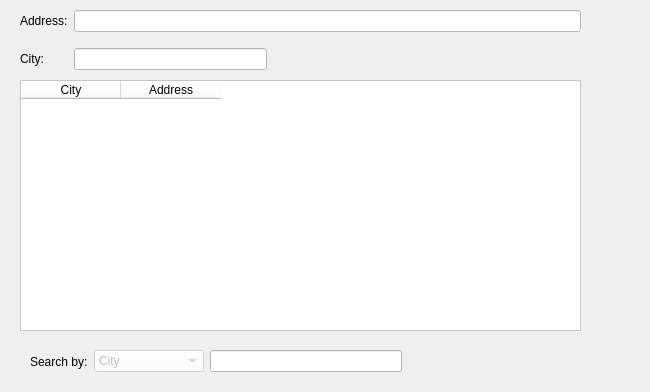
    <widget class="QWidget" name="tab_agency">
     <attribute name="icon">
      <iconset>
       <normaloff>view/img/normal/Department.png</normaloff>view/img/normal/Department.png</iconset>
     </attribute>
     <attribute name="title">
      <string/>
     </attribute>
     <attribute name="toolTip">
      <string>Agency</string>
     </attribute>
     <widget class="QWidget" name="horizontalLayoutWidget_6">
      <property name="geometry">
       <rect>
        <x>30</x>
        <y>340</y>
        <width>601</width>
        <height>43</height>
       </rect>
      </property>
      <layout class="QHBoxLayout" name="horizontalLayout_6">
       <item>
        <widget class="QLabel" name="agency_lbl_search">
         <property name="text">
          <string>Search by:</string>
         </property>
        </widget>
       </item>
       <item>
        <widget class="QComboBox" name="agency_cb_search">
         <property name="enabled">
          <bool>false</bool>
         </property>
         <property name="minimumSize">
          <size>
           <width>110</width>
           <height>0</height>
          </size>
         </property>
         <property name="palette">
          <palette>
           <active>
            <colorrole role="Button">
             <brush brushstyle="SolidPattern">
              <color alpha="255">
               <red>255</red>
               <green>255</green>
               <blue>255</blue>
              </color>
             </brush>
            </colorrole>
            <colorrole role="Base">
             <brush brushstyle="SolidPattern">
              <color alpha="255">
               <red>255</red>
               <green>255</green>
               <blue>255</blue>
              </color>
             </brush>
            </colorrole>
            <colorrole role="Window">
             <brush brushstyle="SolidPattern">
              <color alpha="255">
               <red>255</red>
               <green>255</green>
               <blue>255</blue>
              </color>
             </brush>
            </colorrole>
            <colorrole role="Highlight">
             <brush brushstyle="SolidPattern">
              <color alpha="255">
               <red>254</red>
               <green>144</green>
               <blue>7</blue>
              </color>
             </brush>
            </colorrole>
            <colorrole role="AlternateBase">
             <brush brushstyle="SolidPattern">
              <color alpha="255">
               <red>111</red>
               <green>161</green>
               <blue>143</blue>
              </color>
             </brush>
            </colorrole>
           </active>
           <inactive>
            <colorrole role="Button">
             <brush brushstyle="SolidPattern">
              <color alpha="255">
               <red>255</red>
               <green>255</green>
               <blue>255</blue>
              </color>
             </brush>
            </colorrole>
            <colorrole role="Base">
             <brush brushstyle="SolidPattern">
              <color alpha="255">
               <red>255</red>
               <green>255</green>
               <blue>255</blue>
              </color>
             </brush>
            </colorrole>
            <colorrole role="Window">
             <brush brushstyle="SolidPattern">
              <color alpha="255">
               <red>255</red>
               <green>255</green>
               <blue>255</blue>
              </color>
             </brush>
            </colorrole>
            <colorrole role="Highlight">
             <brush brushstyle="SolidPattern">
              <color alpha="255">
               <red>254</red>
               <green>144</green>
               <blue>7</blue>
              </color>
             </brush>
            </colorrole>
            <colorrole role="AlternateBase">
             <brush brushstyle="SolidPattern">
              <color alpha="255">
               <red>111</red>
               <green>161</green>
               <blue>143</blue>
              </color>
             </brush>
            </colorrole>
           </inactive>
           <disabled>
            <colorrole role="Button">
             <brush brushstyle="SolidPattern">
              <color alpha="255">
               <red>255</red>
               <green>255</green>
               <blue>255</blue>
              </color>
             </brush>
            </colorrole>
            <colorrole role="Base">
             <brush brushstyle="SolidPattern">
              <color alpha="255">
               <red>255</red>
               <green>255</green>
               <blue>255</blue>
              </color>
             </brush>
            </colorrole>
            <colorrole role="Window">
             <brush brushstyle="SolidPattern">
              <color alpha="255">
               <red>255</red>
               <green>255</green>
               <blue>255</blue>
              </color>
             </brush>
            </colorrole>
            <colorrole role="Highlight">
             <brush brushstyle="SolidPattern">
              <color alpha="255">
               <red>254</red>
               <green>144</green>
               <blue>7</blue>
              </color>
             </brush>
            </colorrole>
            <colorrole role="AlternateBase">
             <brush brushstyle="SolidPattern">
              <color alpha="255">
               <red>111</red>
               <green>161</green>
               <blue>143</blue>
              </color>
             </brush>
            </colorrole>
           </disabled>
          </palette>
         </property>
         <property name="focusPolicy">
          <enum>Qt::NoFocus</enum>
         </property>
         <property name="styleSheet">
          <string notr="true">background-color: rgb(255, 255, 255);
border-color: rgb(255, 255, 255);</string>
         </property>
         <item>
          <property name="text">
           <string>City</string>
          </property>
         </item>
         <item>
          <property name="text">
           <string>Manager</string>
          </property>
         </item>
        </widget>
       </item>
       <item>
        <widget class="QLineEdit" name="agency_input_search">
         <property name="enabled">
          <bool>false</bool>
         </property>
         <property name="palette">
          <palette>
           <active>
            <colorrole role="Button">
             <brush brushstyle="SolidPattern">
              <color alpha="255">
               <red>255</red>
               <green>255</green>
               <blue>255</blue>
              </color>
             </brush>
            </colorrole>
            <colorrole role="Base">
             <brush brushstyle="SolidPattern">
              <color alpha="255">
               <red>255</red>
               <green>255</green>
               <blue>255</blue>
              </color>
             </brush>
            </colorrole>
            <colorrole role="Window">
             <brush brushstyle="SolidPattern">
              <color alpha="255">
               <red>255</red>
               <green>255</green>
               <blue>255</blue>
              </color>
             </brush>
            </colorrole>
            <colorrole role="Highlight">
             <brush brushstyle="SolidPattern">
              <color alpha="255">
               <red>254</red>
               <green>144</green>
               <blue>7</blue>
              </color>
             </brush>
            </colorrole>
            <colorrole role="AlternateBase">
             <brush brushstyle="SolidPattern">
              <color alpha="255">
               <red>111</red>
               <green>161</green>
               <blue>143</blue>
              </color>
             </brush>
            </colorrole>
           </active>
           <inactive>
            <colorrole role="Button">
             <brush brushstyle="SolidPattern">
              <color alpha="255">
               <red>255</red>
               <green>255</green>
               <blue>255</blue>
              </color>
             </brush>
            </colorrole>
            <colorrole role="Base">
             <brush brushstyle="SolidPattern">
              <color alpha="255">
               <red>255</red>
               <green>255</green>
               <blue>255</blue>
              </color>
             </brush>
            </colorrole>
            <colorrole role="Window">
             <brush brushstyle="SolidPattern">
              <color alpha="255">
               <red>255</red>
               <green>255</green>
               <blue>255</blue>
              </color>
             </brush>
            </colorrole>
            <colorrole role="Highlight">
             <brush brushstyle="SolidPattern">
              <color alpha="255">
               <red>254</red>
               <green>144</green>
               <blue>7</blue>
              </color>
             </brush>
            </colorrole>
            <colorrole role="AlternateBase">
             <brush brushstyle="SolidPattern">
              <color alpha="255">
               <red>111</red>
               <green>161</green>
               <blue>143</blue>
              </color>
             </brush>
            </colorrole>
           </inactive>
           <disabled>
            <colorrole role="Button">
             <brush brushstyle="SolidPattern">
              <color alpha="255">
               <red>255</red>
               <green>255</green>
               <blue>255</blue>
              </color>
             </brush>
            </colorrole>
            <colorrole role="Base">
             <brush brushstyle="SolidPattern">
              <color alpha="255">
               <red>255</red>
               <green>255</green>
               <blue>255</blue>
              </color>
             </brush>
            </colorrole>
            <colorrole role="Window">
             <brush brushstyle="SolidPattern">
              <color alpha="255">
               <red>255</red>
               <green>255</green>
               <blue>255</blue>
              </color>
             </brush>
            </colorrole>
            <colorrole role="Highlight">
             <brush brushstyle="SolidPattern">
              <color alpha="255">
               <red>254</red>
               <green>144</green>
               <blue>7</blue>
              </color>
             </brush>
            </colorrole>
            <colorrole role="AlternateBase">
             <brush brushstyle="SolidPattern">
              <color alpha="255">
               <red>111</red>
               <green>161</green>
               <blue>143</blue>
              </color>
             </brush>
            </colorrole>
           </disabled>
          </palette>
         </property>
         <property name="focusPolicy">
          <enum>Qt::NoFocus</enum>
         </property>
         <property name="styleSheet">
          <string notr="true">background-color: rgb(255, 255, 255);
border-color: rgb(255, 255, 255);</string>
         </property>
        </widget>
       </item>
       <item>
        <spacer name="horizontalSpacer_19">
         <property name="orientation">
          <enum>Qt::Horizontal</enum>
         </property>
         <property name="sizeType">
          <enum>QSizePolicy::Fixed</enum>
         </property>
         <property name="sizeHint" stdset="0">
          <size>
           <width>5</width>
           <height>20</height>
          </size>
         </property>
        </spacer>
       </item>
       <item>
        <widget class="QPushButton" name="agency_btn_search">
         <property name="enabled">
          <bool>false</bool>
         </property>
         <property name="minimumSize">
          <size>
           <width>26</width>
           <height>26</height>
          </size>
         </property>
         <property name="maximumSize">
          <size>
           <width>26</width>
           <height>26</height>
          </size>
         </property>
         <property name="focusPolicy">
          <enum>Qt::NoFocus</enum>
         </property>
         <property name="text">
          <string/>
         </property>
         <property name="icon">
          <iconset>
           <normaloff>view/img/search_ios10.png</normaloff>view/img/search_ios10.png</iconset>
         </property>
         <property name="iconSize">
          <size>
           <width>20</width>
           <height>20</height>
          </size>
         </property>
         <property name="shortcut">
          <string>Enter</string>
         </property>
         <property name="flat">
          <bool>true</bool>
         </property>
        </widget>
       </item>
       <item>
        <spacer name="horizontalSpacer_20">
         <property name="orientation">
          <enum>Qt::Horizontal</enum>
         </property>
         <property name="sizeType">
          <enum>QSizePolicy::Expanding</enum>
         </property>
         <property name="sizeHint" stdset="0">
          <size>
           <width>40</width>
           <height>20</height>
          </size>
         </property>
        </spacer>
       </item>
      </layout>
     </widget>
     <widget class="QWidget" name="verticalLayoutWidget_5">
      <property name="geometry">
       <rect>
        <x>590</x>
        <y>20</y>
        <width>51</width>
        <height>301</height>
       </rect>
      </property>
      <layout class="QVBoxLayout" name="verticalLayout_5">
       <item>
        <widget class="QPushButton" name="agency_btn_create">
         <property name="minimumSize">
          <size>
           <width>32</width>
           <height>32</height>
          </size>
         </property>
         <property name="maximumSize">
          <size>
           <width>32</width>
           <height>32</height>
          </size>
         </property>
         <property name="focusPolicy">
          <enum>Qt::NoFocus</enum>
         </property>
         <property name="toolTip">
          <string>Submit </string>
         </property>
         <property name="styleSheet">
          <string notr="true">QPushButton {
	border: solid transparent 1px;
	border-image: url(view/img/normal/Checkmark.png);
}
QPushButton:hover {
	border-image: url(view/img/hover/Checkmark.png);
}
QPushButton:pressed {
	border-image: url(view/img/normal/Checkmark.png);
}</string>
         </property>
         <property name="text">
          <string/>
         </property>
         <property name="iconSize">
          <size>
           <width>32</width>
           <height>32</height>
          </size>
         </property>
         <property name="shortcut">
          <string>Return</string>
         </property>
         <property name="flat">
          <bool>true</bool>
         </property>
        </widget>
       </item>
       <item>
        <spacer name="verticalSpacer_16">
         <property name="orientation">
          <enum>Qt::Vertical</enum>
         </property>
         <property name="sizeHint" stdset="0">
          <size>
           <width>20</width>
           <height>40</height>
          </size>
         </property>
        </spacer>
       </item>
       <item>
        <widget class="QPushButton" name="agency_btn_edit">
         <property name="minimumSize">
          <size>
           <width>30</width>
           <height>30</height>
          </size>
         </property>
         <property name="maximumSize">
          <size>
           <width>30</width>
           <height>30</height>
          </size>
         </property>
         <property name="focusPolicy">
          <enum>Qt::NoFocus</enum>
         </property>
         <property name="toolTip">
          <string>Edit selected  </string>
         </property>
         <property name="styleSheet">
          <string notr="true">QPushButton {
	border: solid transparent 1px;
	border-image: url(view/img/normal/Edit.png);
}
QPushButton:hover {
	border-image: url(view/img/hover/Edit.png);
}
QPushButton:pressed {
	border-image: url(view/img/normal/Edit.png);
}</string>
         </property>
         <property name="text">
          <string/>
         </property>
         <property name="iconSize">
          <size>
           <width>30</width>
           <height>30</height>
          </size>
         </property>
         <property name="flat">
          <bool>true</bool>
         </property>
        </widget>
       </item>
       <item>
        <spacer name="verticalSpacer_17">
         <property name="orientation">
          <enum>Qt::Vertical</enum>
         </property>
         <property name="sizeHint" stdset="0">
          <size>
           <width>20</width>
           <height>40</height>
          </size>
         </property>
        </spacer>
       </item>
       <item>
        <widget class="QPushButton" name="agency_btn_save">
         <property name="sizePolicy">
          <sizepolicy hsizetype="Minimum" vsizetype="Fixed">
           <horstretch>0</horstretch>
           <verstretch>0</verstretch>
          </sizepolicy>
         </property>
         <property name="minimumSize">
          <size>
           <width>30</width>
           <height>30</height>
          </size>
         </property>
         <property name="maximumSize">
          <size>
           <width>30</width>
           <height>30</height>
          </size>
         </property>
         <property name="focusPolicy">
          <enum>Qt::NoFocus</enum>
         </property>
         <property name="toolTip">
          <string>Save changes</string>
         </property>
         <property name="styleSheet">
          <string notr="true">QPushButton {
	border: solid transparent 1px;
	border-image: url(view/img/normal/Save.png);
}
QPushButton:hover {
	border-image: url(view/img/hover/Save.png);
}
QPushButton:pressed {
	border-image: url(view/img/normal/Save.png);
}</string>
         </property>
         <property name="text">
          <string/>
         </property>
         <property name="iconSize">
          <size>
           <width>30</width>
           <height>30</height>
          </size>
         </property>
         <property name="shortcut">
          <string>Ctrl+S</string>
         </property>
         <property name="flat">
          <bool>true</bool>
         </property>
        </widget>
       </item>
       <item>
        <spacer name="verticalSpacer_18">
         <property name="orientation">
          <enum>Qt::Vertical</enum>
         </property>
         <property name="sizeHint" stdset="0">
          <size>
           <width>20</width>
           <height>40</height>
          </size>
         </property>
        </spacer>
       </item>
       <item>
        <widget class="QPushButton" name="agency_btn_delete">
         <property name="minimumSize">
          <size>
           <width>32</width>
           <height>32</height>
          </size>
         </property>
         <property name="maximumSize">
          <size>
           <width>32</width>
           <height>32</height>
          </size>
         </property>
         <property name="focusPolicy">
          <enum>Qt::NoFocus</enum>
         </property>
         <property name="toolTip">
          <string>Delete selected   </string>
         </property>
         <property name="styleSheet">
          <string notr="true">QPushButton {
	border: solid transparent 1px;
	border-image: url(view/img/normal/Delete.png);
}
QPushButton:hover {
	border-image: url(view/img/hover/Delete.png);
}
QPushButton:pressed {
	border-image: url(view/img/normal/Delete.png);
}</string>
         </property>
         <property name="text">
          <string/>
         </property>
         <property name="iconSize">
          <size>
           <width>32</width>
           <height>32</height>
          </size>
         </property>
         <property name="shortcut">
          <string>Del</string>
         </property>
         <property name="flat">
          <bool>true</bool>
         </property>
        </widget>
       </item>
      </layout>
     </widget>
     <widget class="QWidget" name="gridLayoutWidget_5">
      <property name="geometry">
       <rect>
        <x>20</x>
        <y>0</y>
        <width>561</width>
        <height>81</height>
       </rect>
      </property>
      <layout class="QGridLayout" name="gridLayout_7">
       <item row="0" column="0">
        <widget class="QLabel" name="agency_lbl_address">
         <property name="text">
          <string>Address:</string>
         </property>
        </widget>
       </item>
       <item row="1" column="0">
        <widget class="QLabel" name="agency_lbl_city">
         <property name="text">
          <string>City:</string>
         </property>
        </widget>
       </item>
       <item row="1" column="1">
        <widget class="QLineEdit" name="agency_input_city">
         <property name="minimumSize">
          <size>
           <width>193</width>
           <height>22</height>
          </size>
         </property>
         <property name="maximumSize">
          <size>
           <width>193</width>
           <height>22</height>
          </size>
         </property>
         <property name="styleSheet">
          <string notr="true">background-color: rgb(255, 255, 255);
border-color: rgb(255, 255, 255);</string>
         </property>
        </widget>
       </item>
       <item row="0" column="1" colspan="3">
        <widget class="QLineEdit" name="agency_input_address">
         <property name="palette">
          <palette>
           <active>
            <colorrole role="Button">
             <brush brushstyle="SolidPattern">
              <color alpha="255">
               <red>255</red>
               <green>255</green>
               <blue>255</blue>
              </color>
             </brush>
            </colorrole>
            <colorrole role="Base">
             <brush brushstyle="SolidPattern">
              <color alpha="255">
               <red>255</red>
               <green>255</green>
               <blue>255</blue>
              </color>
             </brush>
            </colorrole>
            <colorrole role="Window">
             <brush brushstyle="SolidPattern">
              <color alpha="255">
               <red>255</red>
               <green>255</green>
               <blue>255</blue>
              </color>
             </brush>
            </colorrole>
            <colorrole role="Highlight">
             <brush brushstyle="SolidPattern">
              <color alpha="255">
               <red>254</red>
               <green>144</green>
               <blue>7</blue>
              </color>
             </brush>
            </colorrole>
            <colorrole role="AlternateBase">
             <brush brushstyle="SolidPattern">
              <color alpha="255">
               <red>111</red>
               <green>161</green>
               <blue>143</blue>
              </color>
             </brush>
            </colorrole>
           </active>
           <inactive>
            <colorrole role="Button">
             <brush brushstyle="SolidPattern">
              <color alpha="255">
               <red>255</red>
               <green>255</green>
               <blue>255</blue>
              </color>
             </brush>
            </colorrole>
            <colorrole role="Base">
             <brush brushstyle="SolidPattern">
              <color alpha="255">
               <red>255</red>
               <green>255</green>
               <blue>255</blue>
              </color>
             </brush>
            </colorrole>
            <colorrole role="Window">
             <brush brushstyle="SolidPattern">
              <color alpha="255">
               <red>255</red>
               <green>255</green>
               <blue>255</blue>
              </color>
             </brush>
            </colorrole>
            <colorrole role="Highlight">
             <brush brushstyle="SolidPattern">
              <color alpha="255">
               <red>254</red>
               <green>144</green>
               <blue>7</blue>
              </color>
             </brush>
            </colorrole>
            <colorrole role="AlternateBase">
             <brush brushstyle="SolidPattern">
              <color alpha="255">
               <red>111</red>
               <green>161</green>
               <blue>143</blue>
              </color>
             </brush>
            </colorrole>
           </inactive>
           <disabled>
            <colorrole role="Button">
             <brush brushstyle="SolidPattern">
              <color alpha="255">
               <red>255</red>
               <green>255</green>
               <blue>255</blue>
              </color>
             </brush>
            </colorrole>
            <colorrole role="Base">
             <brush brushstyle="SolidPattern">
              <color alpha="255">
               <red>255</red>
               <green>255</green>
               <blue>255</blue>
              </color>
             </brush>
            </colorrole>
            <colorrole role="Window">
             <brush brushstyle="SolidPattern">
              <color alpha="255">
               <red>255</red>
               <green>255</green>
               <blue>255</blue>
              </color>
             </brush>
            </colorrole>
            <colorrole role="Highlight">
             <brush brushstyle="SolidPattern">
              <color alpha="255">
               <red>254</red>
               <green>144</green>
               <blue>7</blue>
              </color>
             </brush>
            </colorrole>
            <colorrole role="AlternateBase">
             <brush brushstyle="SolidPattern">
              <color alpha="255">
               <red>111</red>
               <green>161</green>
               <blue>143</blue>
              </color>
             </brush>
            </colorrole>
           </disabled>
          </palette>
         </property>
         <property name="styleSheet">
          <string notr="true">background-color: rgb(255, 255, 255);
border-color: rgb(255, 255, 255);</string>
         </property>
        </widget>
       </item>
       <item row="1" column="2">
        <spacer name="horizontalSpacer_21">
         <property name="orientation">
          <enum>Qt::Horizontal</enum>
         </property>
         <property name="sizeType">
          <enum>QSizePolicy::Expanding</enum>
         </property>
         <property name="sizeHint" stdset="0">
          <size>
           <width>60</width>
           <height>20</height>
          </size>
         </property>
        </spacer>
       </item>
      </layout>
     </widget>
     <widget class="QTableWidget" name="agency_table">
      <property name="geometry">
       <rect>
        <x>20</x>
        <y>80</y>
        <width>561</width>
        <height>251</height>
       </rect>
      </property>
      <property name="sizePolicy">
       <sizepolicy hsizetype="Preferred" vsizetype="Preferred">
        <horstretch>0</horstretch>
        <verstretch>0</verstretch>
       </sizepolicy>
      </property>
      <property name="palette">
       <palette>
        <active>
         <colorrole role="Button">
          <brush brushstyle="SolidPattern">
           <color alpha="255">
            <red>255</red>
            <green>255</green>
            <blue>255</blue>
           </color>
          </brush>
         </colorrole>
         <colorrole role="Base">
          <brush brushstyle="SolidPattern">
           <color alpha="255">
            <red>255</red>
            <green>255</green>
            <blue>255</blue>
           </color>
          </brush>
         </colorrole>
         <colorrole role="Window">
          <brush brushstyle="SolidPattern">
           <color alpha="255">
            <red>255</red>
            <green>255</green>
            <blue>255</blue>
           </color>
          </brush>
         </colorrole>
         <colorrole role="Highlight">
          <brush brushstyle="SolidPattern">
           <color alpha="255">
            <red>254</red>
            <green>144</green>
            <blue>7</blue>
           </color>
          </brush>
         </colorrole>
         <colorrole role="AlternateBase">
          <brush brushstyle="SolidPattern">
           <color alpha="255">
            <red>111</red>
            <green>161</green>
            <blue>143</blue>
           </color>
          </brush>
         </colorrole>
        </active>
        <inactive>
         <colorrole role="Button">
          <brush brushstyle="SolidPattern">
           <color alpha="255">
            <red>255</red>
            <green>255</green>
            <blue>255</blue>
           </color>
          </brush>
         </colorrole>
         <colorrole role="Base">
          <brush brushstyle="SolidPattern">
           <color alpha="255">
            <red>255</red>
            <green>255</green>
            <blue>255</blue>
           </color>
          </brush>
         </colorrole>
         <colorrole role="Window">
          <brush brushstyle="SolidPattern">
           <color alpha="255">
            <red>255</red>
            <green>255</green>
            <blue>255</blue>
           </color>
          </brush>
         </colorrole>
         <colorrole role="Highlight">
          <brush brushstyle="SolidPattern">
           <color alpha="255">
            <red>254</red>
            <green>144</green>
            <blue>7</blue>
           </color>
          </brush>
         </colorrole>
         <colorrole role="AlternateBase">
          <brush brushstyle="SolidPattern">
           <color alpha="255">
            <red>111</red>
            <green>161</green>
            <blue>143</blue>
           </color>
          </brush>
         </colorrole>
        </inactive>
        <disabled>
         <colorrole role="Button">
          <brush brushstyle="SolidPattern">
           <color alpha="255">
            <red>255</red>
            <green>255</green>
            <blue>255</blue>
           </color>
          </brush>
         </colorrole>
         <colorrole role="Base">
          <brush brushstyle="SolidPattern">
           <color alpha="255">
            <red>255</red>
            <green>255</green>
            <blue>255</blue>
           </color>
          </brush>
         </colorrole>
         <colorrole role="Window">
          <brush brushstyle="SolidPattern">
           <color alpha="255">
            <red>255</red>
            <green>255</green>
            <blue>255</blue>
           </color>
          </brush>
         </colorrole>
         <colorrole role="Highlight">
          <brush brushstyle="SolidPattern">
           <color alpha="255">
            <red>254</red>
            <green>144</green>
            <blue>7</blue>
           </color>
          </brush>
         </colorrole>
         <colorrole role="AlternateBase">
          <brush brushstyle="SolidPattern">
           <color alpha="255">
            <red>111</red>
            <green>161</green>
            <blue>143</blue>
           </color>
          </brush>
         </colorrole>
        </disabled>
       </palette>
      </property>
      <property name="focusPolicy">
       <enum>Qt::NoFocus</enum>
      </property>
      <property name="autoFillBackground">
       <bool>false</bool>
      </property>
      <property name="styleSheet">
       <string notr="true">background-color: rgb(255, 255, 255);</string>
      </property>
      <property name="frameShadow">
       <enum>QFrame::Sunken</enum>
      </property>
      <property name="verticalScrollBarPolicy">
       <enum>Qt::ScrollBarAlwaysOff</enum>
      </property>
      <property name="horizontalScrollBarPolicy">
       <enum>Qt::ScrollBarAlwaysOff</enum>
      </property>
      <property name="editTriggers">
       <set>QAbstractItemView::NoEditTriggers</set>
      </property>
      <property name="alternatingRowColors">
       <bool>false</bool>
      </property>
      <property name="selectionBehavior">
       <enum>QAbstractItemView::SelectRows</enum>
      </property>
      <property name="sortingEnabled">
       <bool>true</bool>
      </property>
      <property name="wordWrap">
       <bool>true</bool>
      </property>
      <attribute name="horizontalHeaderCascadingSectionResizes">
       <bool>true</bool>
      </attribute>
      <attribute name="verticalHeaderVisible">
       <bool>false</bool>
      </attribute>
      <column>
       <property name="text">
        <string>City</string>
       </property>
      </column>
      <column>
       <property name="text">
        <string>Address</string>
       </property>
      </column>
     </widget>
    </widget>
